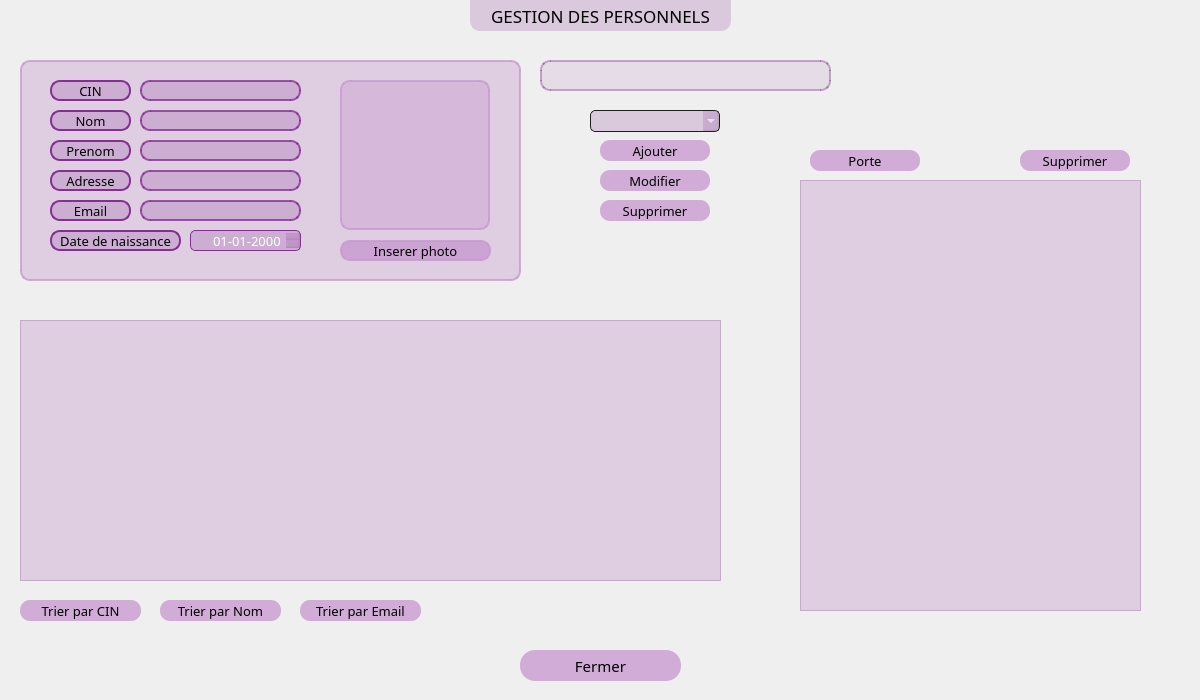
<?xml version="1.0" encoding="UTF-8"?>
<ui version="4.0">
 <class>Dialog_perso</class>
 <widget class="QDialog" name="Dialog_perso">
  <property name="geometry">
   <rect>
    <x>0</x>
    <y>0</y>
    <width>1200</width>
    <height>700</height>
   </rect>
  </property>
  <property name="windowTitle">
   <string>Dialog</string>
  </property>
  <widget class="QLabel" name="label_BGPersonnel">
   <property name="geometry">
    <rect>
     <x>0</x>
     <y>0</y>
     <width>1200</width>
     <height>700</height>
    </rect>
   </property>
   <property name="styleSheet">
    <string notr="true">background-image: url(:/new/Image/Images/BGSponsoring.png);</string>
   </property>
   <property name="text">
    <string/>
   </property>
  </widget>
  <widget class="QLabel" name="labe_TitlePerso">
   <property name="geometry">
    <rect>
     <x>470</x>
     <y>0</y>
     <width>261</width>
     <height>31</height>
    </rect>
   </property>
   <property name="font">
    <font>
     <family>LEMON MILK</family>
     <pointsize>13</pointsize>
    </font>
   </property>
   <property name="styleSheet">
    <string notr="true">background-color: rgba(134, 47, 147,50);
border-bottom-left-radius: 10px;
border-bottom-right-radius: 10px;</string>
   </property>
   <property name="text">
    <string>GESTION DES PERSONNELS</string>
   </property>
   <property name="alignment">
    <set>Qt::AlignCenter</set>
   </property>
  </widget>
  <widget class="QGroupBox" name="gB_infopersonnel">
   <property name="geometry">
    <rect>
     <x>20</x>
     <y>60</y>
     <width>501</width>
     <height>221</height>
    </rect>
   </property>
   <property name="styleSheet">
    <string notr="true">border: 2px solid rgba(199, 153, 207, 200);
background: rgba(199, 153, 207, 100); 
border-radius: 10px;
</string>
   </property>
   <property name="title">
    <string/>
   </property>
   <widget class="QLabel" name="label_DateDeNaissance">
    <property name="geometry">
     <rect>
      <x>30</x>
      <y>170</y>
      <width>131</width>
      <height>21</height>
     </rect>
    </property>
    <property name="font">
     <font>
      <family>Montserrat Medium</family>
      <pointsize>10</pointsize>
     </font>
    </property>
    <property name="styleSheet">
     <string notr="true">background-color: rgba(134, 47, 147, 50);
	border: 2px solid rgb(134, 47, 147);
		border-radius: 10px;
</string>
    </property>
    <property name="text">
     <string>Date de naissance</string>
    </property>
    <property name="alignment">
     <set>Qt::AlignCenter</set>
    </property>
   </widget>
   <widget class="QLineEdit" name="lineEdit_CIN">
    <property name="geometry">
     <rect>
      <x>120</x>
      <y>20</y>
      <width>161</width>
      <height>21</height>
     </rect>
    </property>
    <property name="styleSheet">
     <string notr="true">QLineEdit {
	background-color: rgba(134, 47, 147, 50);
		border: 2px solid rgba(134, 47, 147, 200);
			border-radius: 10px;
}
QLineEdit:hover {
	background-color: rgba(134, 47, 147, 50);
		border: 2px solid rgba(47, 127, 147, 200);
			border-radius: 10px;
}</string>
    </property>
   </widget>
   <widget class="QPushButton" name="pushButton_InsererPhotoPerso">
    <property name="geometry">
     <rect>
      <x>320</x>
      <y>180</y>
      <width>151</width>
      <height>21</height>
     </rect>
    </property>
    <property name="font">
     <font>
      <family>Montserrat Medium</family>
      <pointsize>10</pointsize>
     </font>
    </property>
    <property name="styleSheet">
     <string notr="true">QPushButton {
background-color: rgba(199, 153, 207, 200);
border-radius: 10px;
}
QPushButton:hover {
background-color: qlineargradient(spread:pad, x1:0, y1:0, x2:0, y2:1, stop:0 rgba(117, 201, 187, 200), stop:1 rgba(199, 153, 207, 200));
}</string>
    </property>
    <property name="text">
     <string>Inserer photo</string>
    </property>
   </widget>
   <widget class="QLabel" name="label_Prenom">
    <property name="geometry">
     <rect>
      <x>30</x>
      <y>80</y>
      <width>81</width>
      <height>21</height>
     </rect>
    </property>
    <property name="font">
     <font>
      <family>Montserrat Medium</family>
      <pointsize>10</pointsize>
     </font>
    </property>
    <property name="styleSheet">
     <string notr="true">background-color: rgba(134, 47, 147, 50);
	border: 2px solid rgb(134, 47, 147);
		border-radius: 10px;
</string>
    </property>
    <property name="text">
     <string>Prenom</string>
    </property>
    <property name="alignment">
     <set>Qt::AlignCenter</set>
    </property>
   </widget>
   <widget class="QLabel" name="label_Nom">
    <property name="geometry">
     <rect>
      <x>30</x>
      <y>50</y>
      <width>81</width>
      <height>21</height>
     </rect>
    </property>
    <property name="font">
     <font>
      <family>Montserrat Medium</family>
      <pointsize>10</pointsize>
     </font>
    </property>
    <property name="styleSheet">
     <string notr="true">background-color: rgba(134, 47, 147, 50);
	border: 2px solid rgb(134, 47, 147);
		border-radius: 10px;
</string>
    </property>
    <property name="text">
     <string>Nom</string>
    </property>
    <property name="alignment">
     <set>Qt::AlignCenter</set>
    </property>
   </widget>
   <widget class="QLabel" name="label_Adresse">
    <property name="geometry">
     <rect>
      <x>30</x>
      <y>110</y>
      <width>81</width>
      <height>21</height>
     </rect>
    </property>
    <property name="font">
     <font>
      <family>Montserrat Medium</family>
      <pointsize>10</pointsize>
     </font>
    </property>
    <property name="styleSheet">
     <string notr="true">background-color: rgba(134, 47, 147, 50);
	border: 2px solid rgb(134, 47, 147);
		border-radius: 10px;
</string>
    </property>
    <property name="text">
     <string>Adresse</string>
    </property>
    <property name="alignment">
     <set>Qt::AlignCenter</set>
    </property>
   </widget>
   <widget class="QLineEdit" name="lineEdit_Nom">
    <property name="geometry">
     <rect>
      <x>120</x>
      <y>50</y>
      <width>161</width>
      <height>21</height>
     </rect>
    </property>
    <property name="styleSheet">
     <string notr="true">QLineEdit {
	background-color: rgba(134, 47, 147, 50);
		border: 2px solid rgba(134, 47, 147, 200);
			border-radius: 10px;
}
QLineEdit:hover {
	background-color: rgba(134, 47, 147, 50);
		border: 2px solid rgba(47, 127, 147, 200);
			border-radius: 10px;
}</string>
    </property>
   </widget>
   <widget class="QLineEdit" name="lineEdit_Prenom">
    <property name="geometry">
     <rect>
      <x>120</x>
      <y>80</y>
      <width>161</width>
      <height>21</height>
     </rect>
    </property>
    <property name="styleSheet">
     <string notr="true">QLineEdit {
	background-color: rgba(134, 47, 147, 50);
		border: 2px solid rgba(134, 47, 147, 200);
			border-radius: 10px;
}
QLineEdit:hover {
	background-color: rgba(134, 47, 147, 50);
		border: 2px solid rgba(47, 127, 147, 200);
			border-radius: 10px;
}</string>
    </property>
   </widget>
   <widget class="QLabel" name="label_CIN">
    <property name="geometry">
     <rect>
      <x>30</x>
      <y>20</y>
      <width>81</width>
      <height>21</height>
     </rect>
    </property>
    <property name="font">
     <font>
      <family>Montserrat Medium</family>
      <pointsize>10</pointsize>
     </font>
    </property>
    <property name="styleSheet">
     <string notr="true">background-color: rgba(134, 47, 147, 50);
	border: 2px solid rgb(134, 47, 147);
		border-radius: 10px;
</string>
    </property>
    <property name="text">
     <string>CIN</string>
    </property>
    <property name="alignment">
     <set>Qt::AlignCenter</set>
    </property>
   </widget>
   <widget class="QLineEdit" name="lineEdit_Adresse">
    <property name="geometry">
     <rect>
      <x>120</x>
      <y>110</y>
      <width>161</width>
      <height>21</height>
     </rect>
    </property>
    <property name="styleSheet">
     <string notr="true">QLineEdit {
	background-color: rgba(134, 47, 147, 50);
		border: 2px solid rgba(134, 47, 147, 200);
			border-radius: 10px;
}
QLineEdit:hover {
	background-color: rgba(134, 47, 147, 50);
		border: 2px solid rgba(47, 127, 147, 200);
			border-radius: 10px;
}</string>
    </property>
   </widget>
   <widget class="QLineEdit" name="lineEdit_Email">
    <property name="geometry">
     <rect>
      <x>120</x>
      <y>140</y>
      <width>161</width>
      <height>21</height>
     </rect>
    </property>
    <property name="styleSheet">
     <string notr="true">QLineEdit {
	background-color: rgba(134, 47, 147, 50);
		border: 2px solid rgba(134, 47, 147, 200);
			border-radius: 10px;
}
QLineEdit:hover {
	background-color: rgba(134, 47, 147, 50);
		border: 2px solid rgba(47, 127, 147, 200);
			border-radius: 10px;
}</string>
    </property>
    <property name="text">
     <string/>
    </property>
   </widget>
   <widget class="QLabel" name="label_Email">
    <property name="geometry">
     <rect>
      <x>30</x>
      <y>140</y>
      <width>81</width>
      <height>21</height>
     </rect>
    </property>
    <property name="font">
     <font>
      <family>Montserrat Medium</family>
      <pointsize>10</pointsize>
     </font>
    </property>
    <property name="styleSheet">
     <string notr="true">background-color: rgba(134, 47, 147, 50);
	border: 2px solid rgb(134, 47, 147);
		border-radius: 10px;
</string>
    </property>
    <property name="text">
     <string>Email</string>
    </property>
    <property name="alignment">
     <set>Qt::AlignCenter</set>
    </property>
   </widget>
   <widget class="QLabel" name="label_imageperso">
    <property name="geometry">
     <rect>
      <x>320</x>
      <y>20</y>
      <width>150</width>
      <height>150</height>
     </rect>
    </property>
    <property name="styleSheet">
     <string notr="true"/>
    </property>
    <property name="lineWidth">
     <number>0</number>
    </property>
    <property name="text">
     <string/>
    </property>
   </widget>
   <widget class="QDateEdit" name="dateEdit_DateDeNaissance">
    <property name="geometry">
     <rect>
      <x>170</x>
      <y>170</y>
      <width>111</width>
      <height>21</height>
     </rect>
    </property>
    <property name="font">
     <font>
      <family>Montserrat Medium</family>
      <pointsize>10</pointsize>
     </font>
    </property>
    <property name="styleSheet">
     <string notr="true">QDateEdit
{
    subcontrol-origin: padding;
    subcontrol-position: top right;
    selection-background-color: #111;
    selection-color: yellow;
    color: white;
    background-color: rgba(134, 47, 147, 50);
    border-style: solid;
    border: 1px solid #862f93;
    border-radius: 5;
    padding: 1px 0px 1px 20px;
}</string>
    </property>
    <property name="alignment">
     <set>Qt::AlignLeading|Qt::AlignLeft|Qt::AlignVCenter</set>
    </property>
    <property name="displayFormat">
     <string>dd-MM-yyyy</string>
    </property>
   </widget>
  </widget>
  <widget class="QPushButton" name="pB_TirerParEmail">
   <property name="geometry">
    <rect>
     <x>300</x>
     <y>600</y>
     <width>121</width>
     <height>21</height>
    </rect>
   </property>
   <property name="font">
    <font>
     <family>Montserrat Medium</family>
     <pointsize>10</pointsize>
    </font>
   </property>
   <property name="styleSheet">
    <string notr="true">QPushButton {
background-color: rgba(199, 153, 207, 200);
border-radius: 10px;
}
QPushButton:hover {
background-color: qlineargradient(spread:pad, x1:0, y1:0, x2:0, y2:1, stop:0 rgba(117, 201, 187, 200), stop:1 rgba(199, 153, 207, 200));
}</string>
   </property>
   <property name="text">
    <string>Trier par Email</string>
   </property>
  </widget>
  <widget class="QPushButton" name="pB_ModifierP">
   <property name="geometry">
    <rect>
     <x>600</x>
     <y>170</y>
     <width>110</width>
     <height>21</height>
    </rect>
   </property>
   <property name="font">
    <font>
     <family>Montserrat Medium</family>
     <pointsize>10</pointsize>
    </font>
   </property>
   <property name="styleSheet">
    <string notr="true">QPushButton {
background-color: rgba(199, 153, 207, 200);
border-radius: 10px;
}
QPushButton:hover {
background-color: qlineargradient(spread:pad, x1:0, y1:0, x2:0, y2:1, stop:0 rgba(117, 201, 187, 200), stop:1 rgba(199, 153, 207, 200));
}</string>
   </property>
   <property name="text">
    <string>Modifier</string>
   </property>
  </widget>
  <widget class="QComboBox" name="comboBox_CIN">
   <property name="geometry">
    <rect>
     <x>590</x>
     <y>110</y>
     <width>130</width>
     <height>22</height>
    </rect>
   </property>
   <property name="styleSheet">
    <string notr="true">QComboBox
{
    subcontrol-origin: padding;
    subcontrol-position: top right;
    selection-background-color: #111;
    selection-color: yellow;
    color: white;
    background-color: rgba(134, 47, 147, 50);
    border-style: solid;
    border: 1px solid #1e1e1e;
    border-radius: 5;
    padding: 1px 0px 1px 20px;
}</string>
   </property>
  </widget>
  <widget class="QTextBrowser" name="textBrowser_Perso">
   <property name="geometry">
    <rect>
     <x>800</x>
     <y>180</y>
     <width>341</width>
     <height>431</height>
    </rect>
   </property>
   <property name="styleSheet">
    <string notr="true">background-color:rgba(199, 153, 207, 100);</string>
   </property>
  </widget>
  <widget class="QPushButton" name="pB_SupprimerP">
   <property name="geometry">
    <rect>
     <x>600</x>
     <y>200</y>
     <width>110</width>
     <height>21</height>
    </rect>
   </property>
   <property name="font">
    <font>
     <family>Montserrat Medium</family>
     <pointsize>10</pointsize>
    </font>
   </property>
   <property name="styleSheet">
    <string notr="true">QPushButton {
background-color: rgba(199, 153, 207, 200);
border-radius: 10px;
}
QPushButton:hover {
background-color: qlineargradient(spread:pad, x1:0, y1:0, x2:0, y2:1, stop:0 rgba(117, 201, 187, 200), stop:1 rgba(199, 153, 207, 200));
}</string>
   </property>
   <property name="text">
    <string>Supprimer</string>
   </property>
  </widget>
  <widget class="QPushButton" name="pB_TireParCIN">
   <property name="geometry">
    <rect>
     <x>20</x>
     <y>600</y>
     <width>121</width>
     <height>21</height>
    </rect>
   </property>
   <property name="font">
    <font>
     <family>Montserrat Medium</family>
     <pointsize>10</pointsize>
    </font>
   </property>
   <property name="styleSheet">
    <string notr="true">QPushButton {
background-color: rgba(199, 153, 207, 200);
border-radius: 10px;
}
QPushButton:hover {
background-color: qlineargradient(spread:pad, x1:0, y1:0, x2:0, y2:1, stop:0 rgba(117, 201, 187, 200), stop:1 rgba(199, 153, 207, 200));
}</string>
   </property>
   <property name="text">
    <string>Trier par CIN</string>
   </property>
  </widget>
  <widget class="QPushButton" name="pushButton_PorteP">
   <property name="geometry">
    <rect>
     <x>810</x>
     <y>150</y>
     <width>110</width>
     <height>21</height>
    </rect>
   </property>
   <property name="font">
    <font>
     <family>Montserrat Medium</family>
     <pointsize>10</pointsize>
    </font>
   </property>
   <property name="styleSheet">
    <string notr="true">QPushButton {
background-color: rgba(199, 153, 207, 200);
border-radius: 10px;
}
QPushButton:hover {
background-color: qlineargradient(spread:pad, x1:0, y1:0, x2:0, y2:1, stop:0 rgba(117, 201, 187, 200), stop:1 rgba(199, 153, 207, 200));
}</string>
   </property>
   <property name="text">
    <string>Porte</string>
   </property>
  </widget>
  <widget class="QPushButton" name="pushButton_SupprimerP">
   <property name="geometry">
    <rect>
     <x>1020</x>
     <y>150</y>
     <width>110</width>
     <height>21</height>
    </rect>
   </property>
   <property name="font">
    <font>
     <family>Montserrat Medium</family>
     <pointsize>10</pointsize>
    </font>
   </property>
   <property name="styleSheet">
    <string notr="true">QPushButton {
background-color: rgba(199, 153, 207, 200);
border-radius: 10px;
}
QPushButton:hover {
background-color: qlineargradient(spread:pad, x1:0, y1:0, x2:0, y2:1, stop:0 rgba(117, 201, 187, 200), stop:1 rgba(199, 153, 207, 200));
}</string>
   </property>
   <property name="text">
    <string>Supprimer</string>
   </property>
  </widget>
  <widget class="QPushButton" name="pB_AjouterP">
   <property name="geometry">
    <rect>
     <x>600</x>
     <y>140</y>
     <width>110</width>
     <height>21</height>
    </rect>
   </property>
   <property name="font">
    <font>
     <family>Montserrat Medium</family>
     <pointsize>10</pointsize>
    </font>
   </property>
   <property name="styleSheet">
    <string notr="true">QPushButton {
background-color: rgba(199, 153, 207, 200);
border-radius: 10px;
}
QPushButton:hover {
background-color: qlineargradient(spread:pad, x1:0, y1:0, x2:0, y2:1, stop:0 rgba(117, 201, 187, 200), stop:1 rgba(199, 153, 207, 200));
}</string>
   </property>
   <property name="text">
    <string>Ajouter</string>
   </property>
  </widget>
  <widget class="QTableView" name="tableView_Personnel">
   <property name="geometry">
    <rect>
     <x>20</x>
     <y>320</y>
     <width>701</width>
     <height>261</height>
    </rect>
   </property>
   <property name="styleSheet">
    <string notr="true">background-color:rgba(199, 153, 207, 100);</string>
   </property>
  </widget>
  <widget class="QPushButton" name="pB_TirerParNom">
   <property name="geometry">
    <rect>
     <x>160</x>
     <y>600</y>
     <width>121</width>
     <height>21</height>
    </rect>
   </property>
   <property name="font">
    <font>
     <family>Montserrat Medium</family>
     <pointsize>10</pointsize>
    </font>
   </property>
   <property name="styleSheet">
    <string notr="true">QPushButton {
background-color: rgba(199, 153, 207, 200);
border-radius: 10px;
}
QPushButton:hover {
background-color: qlineargradient(spread:pad, x1:0, y1:0, x2:0, y2:1, stop:0 rgba(117, 201, 187, 200), stop:1 rgba(199, 153, 207, 200));
}</string>
   </property>
   <property name="text">
    <string>Trier par Nom</string>
   </property>
  </widget>
  <widget class="QPushButton" name="pushButton_Fermer">
   <property name="geometry">
    <rect>
     <x>520</x>
     <y>650</y>
     <width>161</width>
     <height>31</height>
    </rect>
   </property>
   <property name="font">
    <font>
     <family>Montserrat SemiBold</family>
     <pointsize>11</pointsize>
    </font>
   </property>
   <property name="styleSheet">
    <string notr="true">QPushButton {
background-color: rgba(199, 153, 207, 200);
border-radius: 15px;
}
QPushButton:hover {
background-color: qlineargradient(spread:pad, x1:0, y1:0, x2:0, y2:1, stop:0 rgba(189, 96, 96, 200), stop:1 rgba(199, 153, 207, 200));
}</string>
   </property>
   <property name="text">
    <string>Fermer</string>
   </property>
  </widget>
  <widget class="QLabel" name="label_Info">
   <property name="geometry">
    <rect>
     <x>540</x>
     <y>60</y>
     <width>291</width>
     <height>31</height>
    </rect>
   </property>
   <property name="font">
    <font>
     <family>Montserrat Medium</family>
     <pointsize>11</pointsize>
    </font>
   </property>
   <property name="styleSheet">
    <string notr="true">background-color: rgba(134, 47, 147, 25);
	border: 2px solid rgba(134, 47, 147, 100);
		border-radius: 10px;
</string>
   </property>
   <property name="text">
    <string/>
   </property>
   <property name="alignment">
    <set>Qt::AlignCenter</set>
   </property>
  </widget>
 </widget>
 <resources/>
 <connections/>
</ui>
